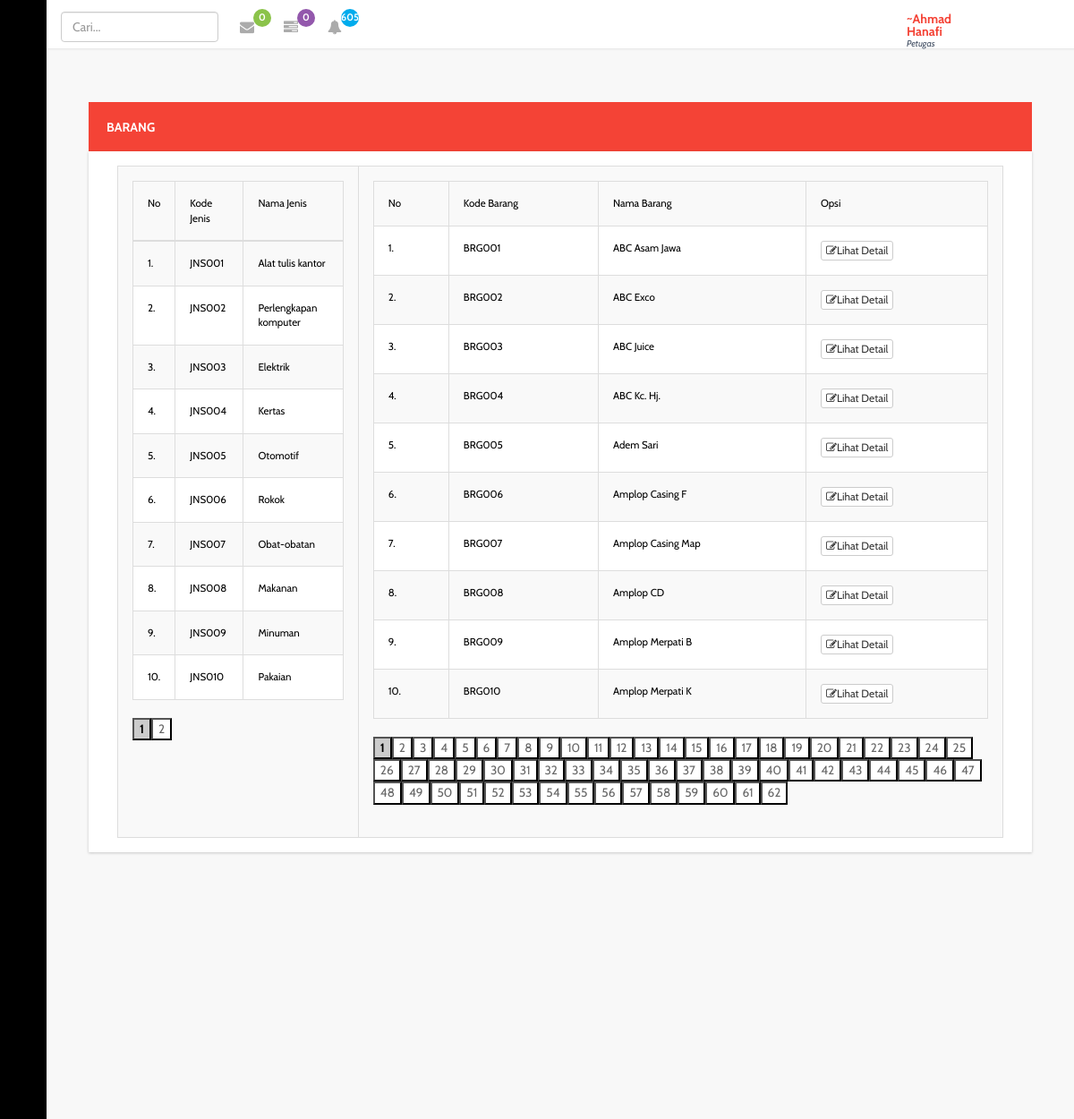
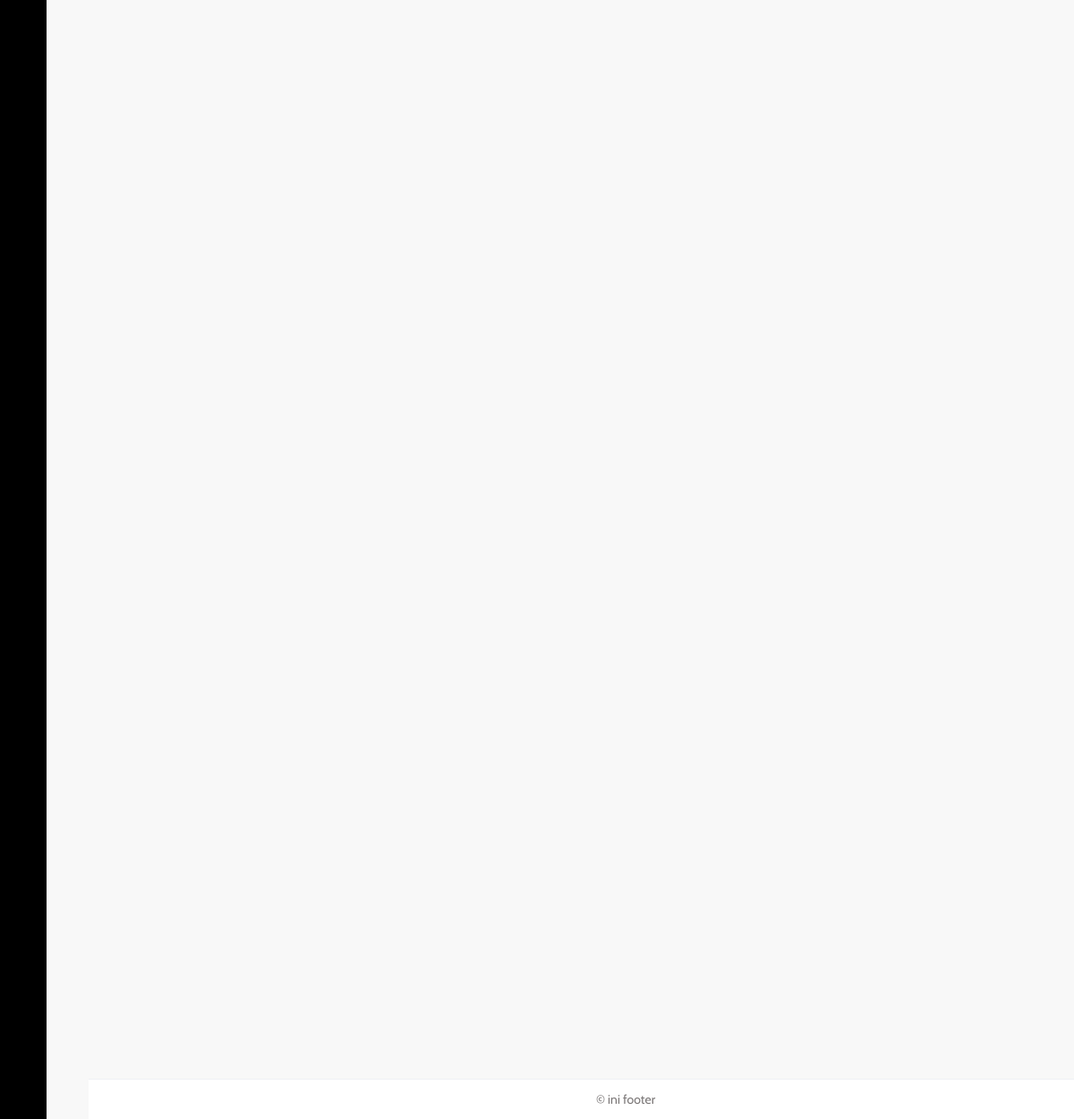
Page /officer/index.php?page=ubarang (signed in) on the committed database (2 pictures, top to bottom).
### tables this page shows
CREATE TABLE `user` (
  `id_ptgs` varchar(20) NOT NULL,
  `nm_ptgs` varchar(20) NOT NULL,
  `jk` char(1) NOT NULL,
  `passwd` varchar(255) NOT NULL,
  `almt` varchar(255) NOT NULL,
  `no_tlp` varchar(13) NOT NULL,
  `lvl` int(11) NOT NULL
);

CREATE TABLE `jns_brg` (
  `id_jns` varchar(6) NOT NULL,
  `jns_brg` varchar(30) NOT NULL
);

CREATE TABLE `tb_brg` (
  `kd_brg` varchar(30) NOT NULL,
  `nm_brg` varchar(30) NOT NULL,
  `hrg_bli` int(11) NOT NULL,
  `hrg_jwl` int(11) NOT NULL,
  `stk` int(11) NOT NULL,
  `expr` date NOT NULL,
  `status` int(11) NOT NULL
);

### models/m_dttrans.php (called while the page is built, shortened)
<?php
class TransMasuk {
	private $mysqli;
	function __construct($conn) {
		$this->mysqli = $conn;
	}
	public function tampilnot () {
		$db = $this->mysqli->conn;
		$sql = "SELECT transbrg_msk.transbrg_msk, transbrg_msk.hrg, transbrg_msk.jmlh, transbrg_msk.jmlhesc,  transbrg_msk.satuan, transbrg_msk.expr, tb_brg.kd_brg, tb_brg.nm_brg, trans_msk.nm_supp, trans_msk.almtsupp, trans_msk.tlpsup, datediff(current_date(), transbrg_msk.expr) as selisih FROM transbrg_msk INNER JOIN trans_msk on transbrg_msk.transmsk=trans_msk.transmsk JOIN tb_brg ON transbrg_msk.kd_brg=tb_brg.kd_brg WHERE datediff(current_date(), transbrg_msk.expr) >= -7 and datediff(current_date(), transbrg_msk.expr) <=7 and transbrg_msk.jmlhesc > 0";
		$query = $db->query($sql) or die ($db->error);
		return $query;
	}
}
?>

### models/m_trans.php (called while the page is built, shortened)
<?php
class Trans {
	private $mysqli;
	function __construct($conn) {
		$this->mysqli = $conn;
	}
	public function tampilnot ($id = null) {
		$db = $this->mysqli->conn;
		$sql = "SELECT `transmsk`,`nm_supp`,`almtsupp`,`tlpsup`,`tottrans`,`byr`,`tempo`,`tgltrans`, datediff(current_date(), tempo) as selisih FROM `trans_msk` WHERE byr='Piutang' AND tempo >= current_date()";
		$query = $db->query($sql) or die ($db->error);
		return $query;
	}
}
?>

### models/m_barang.php (called while the page is built, shortened)
<?php
class Barang {
	private $mysqli;
	function __construct($conn) {
		$this->mysqli = $conn;
	}
	public function tampilnotv2 ($istk) {
		$db = $this->mysqli->conn;
		$sql = "SELECT * FROM tb_brg";
		if ($istk != null) {
		$sql .= " WHERE stk <= $istk";
		}
		$query = $db->query($sql) or die ($db->error);
		return $query;
	}
	public function tampilesclimit ($posisi, $batas) {
		$db = $this->mysqli->conn;
		$sql = "SELECT kd_brg, nm_brg FROM tb_brg LIMIT $posisi, $batas";
		$query = $db->query($sql) or die ($db->error);
		return $query;
	}
}
?>

### models/m_jenis.php (called while the page is built, shortened)
<?php
class Jenis {
	private $mysqli;
	function __construct($conn) {
		$this->mysqli = $conn;
	}
	public function tampil ($id = null) {
		$db = $this->mysqli->conn;
		$sql = "SELECT * FROM jns_brg";
		$query = $db->query($sql) or die ($db->error);
		return $query;
	}
	public function tampillimit ($posisi,$batas) {
		$db = $this->mysqli->conn;
		$sql = "SELECT * FROM jns_brg LIMIT $posisi, $batas";
		$query = $db->query($sql) or die ($db->error);
		return $query;
	}
	public function tampilesc ($id = null) {
		$db = $this->mysqli->conn;
		$sql = "SELECT kd_brg, nm_brg FROM tb_brg";
		$query = $db->query($sql) or die ($db->error);
		return $query;
	}
}
?>

### views/ubarang.php (the view, shortened to what this page needs)
<?php
$brg = new Barang($connection);
$jns = new Jenis($connection);
?>
<div class="graphs">
	<div class="col-lg-12">
		<div class="panel panel-warning" data-widget="{&quot;draggable&quot;: &quot;false&quot;}" data-widget-static="">
			<div class="panel-heading">
				<h2>Barang</h2>
			</div>
			<div class="panel-body no-padding" style="display: block;">
				<div class="table-responsive">
					<table class="table table-bordered table-hover table-striped">
						<tbody id="carit">
						<tr>
							<td>
								<table class="table table-bordered table-hover table-striped">
									<tr>
										<td>No</td>
										<td>Kode Jenis</td>
										<td>Nama Jenis</td>
									</tr>
									<tbody id="carit">
									<?php
									$batas=10;
									$hal=@$_GET['hal'];
									if(empty($hal)){
										$posisi = 0;
										$hal = 1;
									} else {
										$posisi = ($hal - 1)* $batas;
									}
									$no = $posisi +1;
									$tampil = $jns->tampillimit($posisi,$batas);
									while($data = $tampil->fetch_object()){
										?>
											<tr>
											<td><?php echo $no++."."; ?></td>
											<td><?php echo $data->id_jns; ?></td>
											<td><?php echo $data->jns_brg; ?></td>
											</td>
										</tr>
										<?php
									}
									?>
									</tbody>
								</table>
								<div class="pagination">
									<?php
									$baris=$jns->tampil();
									$jml=mysqli_num_rows($baris);
									$jml_hal = ceil($jml/$batas);
									for ($i=1; $i<=$jml_hal ; $i++){
										if($i != $hal){
											echo "<a href='?page=ubarang&hal=$i'><button style='background-color:#fff; border:1px solid:#666; color:#666'>$i</button></a>";
										}else{
											echo "<button style='background-color:#ccc; border:1px solid:#000;'><b>$i</b></button></a>";
										}
									} ?>
								</div>
<br>
							</div>
						</div>
					<td>
						<table class="table table-bordered table-hover table-striped">
							<tr>
								<td>No</td>
								<td>Kode Barang</td>
								<td>Nama Barang</td>
								<td>Opsi</td>
							</tr>
							<?php
							$batas=10;
							$hal=@$_GET['hal'];
							if(empty($hal)){
								$posisi = 0;
								$hal = 1;
							} else {
								$posisi = ($hal - 1)* $batas;
							}
							$no = $posisi +1;
							$tampil = $brg->tampilesclimit($posisi,$batas);
							while($data = $tampil->fetch_object()){
								?>
								<tr>
									<td><?php echo $no++."."; ?></td>
									<td><?php echo $data->kd_brg; ?></td>
									<td><?php echo $data->nm_brg; ?></td>
									<td>
										<a href="?page=udtbarang">
											<button class="btn btn-default btn-xs"><i class="fa fa-edit"></i>Lihat Detail</button>
										</a>
									</td>
								</tr>
								<?php
							}
							?>
						</table>
					</div>
					<div class="pagination">
						<?php
						$baris=$jns->tampilesc();
						$jml=mysqli_num_rows($baris);
						$jml_hal = ceil($jml/$batas);
						for ($i=1; $i<=$jml_hal ; $i++){
							if($i != $hal){
								echo "<a href='?page=ubarang&hal=$i'><button style='background-color:#fff; border:1px solid:#666; color:#666'>$i</button></a>";
							}else{
								echo "<button style='background-color:#ccc; border:1px solid:#000;'><b>$i</b></button></a>";
							}
						} ?>
					</div>
				</div>
			</div>
</div>

### officer/index.php (shortened to what this page needs)
<?php
require_once('../config/_koneksi.php');
include "../models/m_barang.php";
include "../models/m_jenis.php";
include "../models/m_dttrans.php";
include "../models/m_trans.php";
$connection = new Database ($host, $user, $pass, $database);
$brgs = new Barang($connection);
$Transins = new TransMasuk($connection);
$Mskcek = new Trans($connection);
?>
<!DOCTYPE HTML>
<html>
<head>
	<link href="../assets/css/bootstrap.min.css" rel='stylesheet' type='text/css' />
	<link href="../assets/css/style.css" rel='stylesheet' type='text/css' />
	<link href="../assets/css/font-awesome.css" rel="stylesheet">
	<link rel="stylesheet" href="../assets/css/icon-font.min.css" type='text/css' />
	<link href="../assets/css/animate.css" rel="stylesheet" type="text/css" media="all">
</head>
<body class="sticky-header left-side-collapsed" onload="initMap()">
	<section>
		<div class="left-side sticky-left-side">
			<div class="logo-icon text-center">
				<a href="?page=dashboard"><i class="lnr lnr-home"></i> </a>
			</div>
			<div class="left-side-inner">
				<ul class="nav nav-pills nav-stacked custom-nav">
					<li class="menu-list">
						<a href="#"><i class="lnr lnr-cart"></i>
							<span>Pemasukan</span></a>
						</li>
						<li class="menu-list">
							<a href="#"><i class="lnr lnr-upload"></i>
								<span>Pengeluaran</span></a>
							</li>
							<li class="menu-list"><a href="#"><i class="lnr lnr-book"></i> <span>Barang</span></a>
							</li>
						</ul>
					</div>
				</div>
				<div class="main-content main-content2 main-content2copy">
					<div class="header-section">
						<div class="menu-right">
							<div class="user-panel-top">
								<div class="profile_details_left">
									<ul class="nofitications-dropdown">
										<li class="login_box" id="loginContainer">
														<input class="form-control" placeholder="Cari..." type="text" id="cari">
										</li>
										<li class="dropdown">
											<a href="#" class="dropdown-toggle" data-toggle="dropdown" aria-expanded="false">
												<?php
												$pesans = $Transins->tampilnot();
												$cekin = mysqli_num_rows($pesans);
												?>
												<i class="fa fa-envelope"></i><span class="badge"><?php echo $cekin; ?></span></a>
											</li>
											<li class="dropdown">
												<a href="#" class="dropdown-toggle" data-toggle="dropdown" aria-expanded="false">
													<?php
													$tampilutng = $Mskcek->tampilnot();
													$cekutng = mysqli_num_rows($tampilutng);
													?>
													<i class="fa fa-tasks"></i><span class="badge blue1"><?php echo $cekutng; ?></span></a>
												</li>
												<li class="dropdown">
													<a href="#" class="dropdown-toggle" data-toggle="dropdown" aria-expanded="false">
														<?php
														$istk=10;
														$tampils = $brgs->tampilnotv2($istk);
														$cekbrgs = mysqli_num_rows($tampils);
														?>
														<i class="fa fa-bell"></i><span class="badge blue"><?php echo $cekbrgs; ?></span></a>
													</li>
												</ul>
											</div>
											<div class="profile_details">
												<ul>
													<li class="dropdown profile_details_drop">
														<a href="#" class="dropdown-toggle" data-toggle="dropdown" aria-expanded="false">
															<div class="profile_img">
																<span style="background:url(../assets/images/149071v2j.png) no-repeat center"> </span>
																<div class="user-name">
																	<?php
																	$u=$_SESSION['username'];
																	$db=mysqli_connect($host,$user,$pass,$database);
																	$sql = "SELECT * FROM user WHERE id_ptgs='$u'";
																	$result=mysqli_query($db,$sql);
																	$row = mysqli_fetch_array($result,MYSQLI_ASSOC);
																	?>
																	<p><?php echo "~".$row['nm_ptgs']?><span>Petugas</span></p>
																</div>
																<i class="lnr lnr-chevron-down"></i>
																<div class="clearfix"></div>
															</div>
														</a>
													</li>
													<div class="clearfix"> </div>
												</ul>
											</div>
					<div class="clearfix"></div>
				</div>
			</div>
		</div>
		<div id="page-wrapper" style="height: 2450px">
			<?php
			if(@$_GET['page']=='dashboard' || @$_GET['page']==''){
				include "../views/dashboard.php";
			}else if(@$_GET['page']=='udtbarang'){
				include "../views/udtbarang.php";
			}else if(@$_GET['page']=='ubarang'){
				include "../views/ubarang.php";
			}else if(@$_GET['page']=='uprofile'){
				include "../views/uprofile.php";
			}else if(@$_GET['page']=='utrbrgmsk'){
				include "../views/utrbrgmsk.php";
			}else if(@$_GET['page']=='udttransmsk'){
				include "../views/udttransmsk.php";
			}else if(@$_GET['page']=='dttransklr'){
				include "../views/dttransklr.php";
			}else if(@$_GET['page']=='udtilpnglran'){
				include "../views/udtilpnglran.php";
			}else if(@$_GET['page']=='dtbrgexpr'){
				include "../views/dtbrgexpr.php";
			}else if(@$_GET['page']=='transklran'){
				include "../views/transklran.php";
			}else if(@$_GET['page']=='transmskan'){
				include "../views/transmskan.php";
			}else if(@$_GET['page']=='udtputng'){
				include "../views/udtputng.php";
			}else if(@$_GET['page']=='dtmngusr'){
				include "../views/dtmngusr.php";
			}else if(@$_GET['page']=='udtbarangstk'){
				include "../views/udtbarangstk.php";
			}
			?>
		</div>
	<footer>
		<p>&copy ini footer</p>
	</footer>
</section>
</body>
</html>

### rows in the picture
user: nm_ptgs "Ahmad Hanafi"
jns_brg: id_jns "JNS001", jns_brg "Alat tulis kantor"
jns_brg: id_jns "JNS002", jns_brg "Perlengkapan komputer"
jns_brg: id_jns "JNS003", jns_brg "Elektrik"
jns_brg: id_jns "JNS004", jns_brg "Kertas"
jns_brg: id_jns "JNS005", jns_brg "Otomotif"
jns_brg: id_jns "JNS006", jns_brg "Rokok"
jns_brg: id_jns "JNS007", jns_brg "Obat-obatan"
jns_brg: id_jns "JNS008", jns_brg "Makanan"
jns_brg: id_jns "JNS009", jns_brg "Minuman"
jns_brg: id_jns "JNS010", jns_brg "Pakaian"
tb_brg: kd_brg "BRG001", nm_brg "ABC Asam Jawa"
tb_brg: kd_brg "BRG002", nm_brg "ABC Exco"
tb_brg: kd_brg "BRG003", nm_brg "ABC Juice"
tb_brg: kd_brg "BRG004", nm_brg "ABC Kc. Hj."
tb_brg: kd_brg "BRG005", nm_brg "Adem Sari"
tb_brg: kd_brg "BRG006", nm_brg "Amplop Casing F"
tb_brg: kd_brg "BRG007", nm_brg "Amplop Casing Map"
tb_brg: kd_brg "BRG008", nm_brg "Amplop CD"
tb_brg: kd_brg "BRG009", nm_brg "Amplop Merpati B"
tb_brg: kd_brg "BRG010", nm_brg "Amplop Merpati K"

### other values in the picture
$cekin "0"
$cekutng "0"
$cekbrgs "605"
